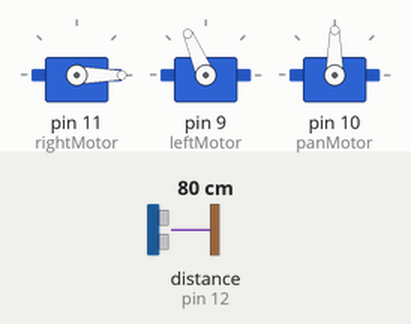
This sketch was run on a simulated Arduino Uno, built with avr-gcc and run on an emulated ATmega328P. Shown: 3 × servo. Wiring (inferred from the names in the program): ultrasonic range finder: trigger pin 13; echo pin 12. Inputs (shaded band) come from the test bench; at power-on: distance to the obstacle (sensor on pin 12) 80 cm. The echo pulse lasts 58.3 µs per cm.

Above: at 1.2 s.
1.3 s: distance to the obstacle (sensor on pin 12) set to 13 cm
2.8 s: distance to the obstacle (sensor on pin 12) set to 10 cm
At 4.4 s:
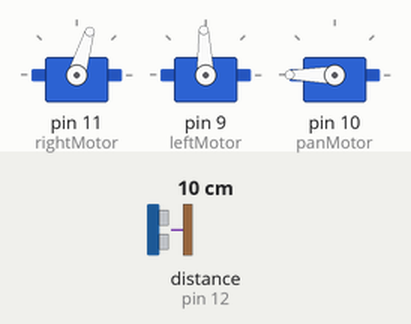
5.8 s: distance to the obstacle (sensor on pin 12) set to 18 cm
At 7.3 s:
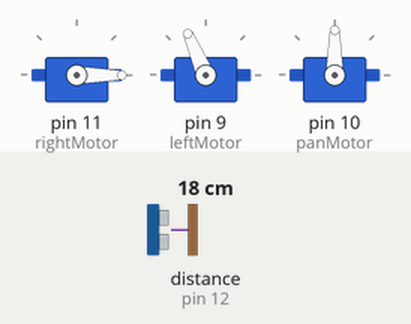
7.6 s: distance to the obstacle (sensor on pin 12) set to 2 cm
At 8.4 s:
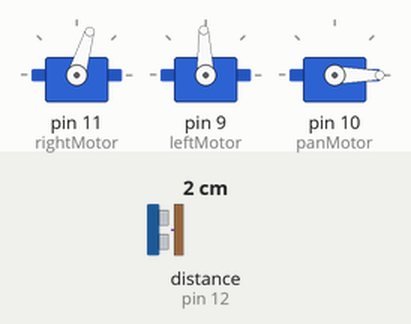
Timing chart, 0 to 11.6 s (numbered marks = the images above; inputs shaded):
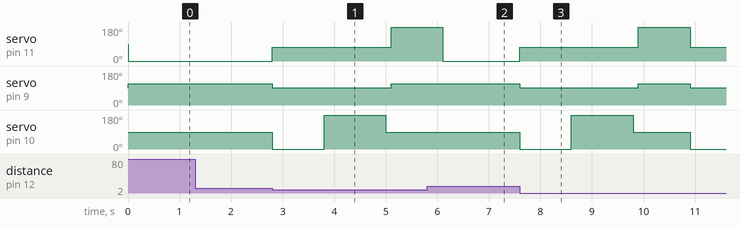

Measured:
- the behaviour switches between 12 and 11 cm on distance to the obstacle (sensor on pin 12) (found by bisection; images 0 and 1)
- after the input at 1.3 s, every drawn part: stays the same
- after the input at 2.8 s, servo on pin 11 (rightMotor): 0° → 73° at once, → 180° 2.3 s later; servo on pin 9 (leftMotor): 113° → 92° at once, → 113° 2.3 s later; servo on pin 10 (panMotor): 90° → 0° at once, → 180° 1.0 s later, → 90° 1.2 s later
- after the input at 5.8 s, servo on pin 11 (rightMotor): 180° → 0° after 0.31 s; servo on pin 9 (leftMotor): stays 113° (without the input it goes to 92° after 0.31 s); servo on pin 10 (panMotor): stays 90° (without the input it goes to 0° after 0.31 s)
- after the input at 7.6 s, servo on pin 11 (rightMotor): 0° → 73° at once, → 180° 2.3 s later, → 73° 1.0 s later; servo on pin 9 (leftMotor): 113° → 92° at once, → 113° 2.3 s later, → 92° 1.0 s later; servo on pin 10 (panMotor): 90° → 0° at once, → 180° 1.0 s later, → 90° 1.2 s later, → 0° 1.1 s later

The sketch:

avoidingFinal.ino
```cpp
#include <Servo.h> //include Servo library

const int RForward = 0;
const int RBackward = 180;
const int LForward = 113;
const int LBackward = 0;
const int RNeutral = 73;
const int LNeutral = 92; //constants for motor speed
const int trigpin = 13;
const int echopin = 12;
const int dangerThresh = 10; //threshold for obstacles (in cm)
int leftDistance, rightDistance; //distances on either side
Servo panMotor;
Servo leftMotor;
Servo rightMotor; //declare motors
long duration; //time it takes to recieve PING))) signal

void setup()
{
rightMotor.attach(11);
leftMotor.attach(9);
panMotor.attach(10); //attach motors to proper pins
panMotor.write(90); //set PING))) pan to center
}

void loop()
{
int distanceFwd = ping();
if (distanceFwd>dangerThresh) //if path is clear
{
leftMotor.write(LForward);
rightMotor.write(RForward); //move forward
}
else //if path is blocked
{
leftMotor.write(LNeutral);
rightMotor.write(RNeutral);
panMotor.write(0);
delay(500);
rightDistance = ping(); //scan to the right
delay(500);
panMotor.write(180);
delay(700);
leftDistance = ping(); //scan to the left
delay(500);
panMotor.write(90); //return to center
delay(100);
compareDistance();

}

}

void compareDistance()
{
if (leftDistance>rightDistance) //if left is less obstructed
{
leftMotor.write(LBackward);
rightMotor.write(RForward); //turn left
delay(500);
}
else if (rightDistance>leftDistance) //if right is less obstructed
{
leftMotor.write(LForward);
rightMotor.write(RBackward); //turn right
delay(500);
}
else //if they are equally obstructed
{
leftMotor.write(LForward);
rightMotor.write(RBackward); //turn 180 degrees
delay(1000);
}
}

long ping()
{
// Send out PING))) signal pulse
pinMode(trigpin, OUTPUT);
pinMode(echopin,INPUT);
digitalWrite(trigpin, LOW);
delayMicroseconds(2);
digitalWrite(trigpin, HIGH);
delayMicroseconds(10);
digitalWrite(trigpin, LOW);

//Get duration it takes to receive echo

duration = pulseIn(echopin, HIGH);

//Convert duration into distance
return duration / 29 / 2;
}
```
